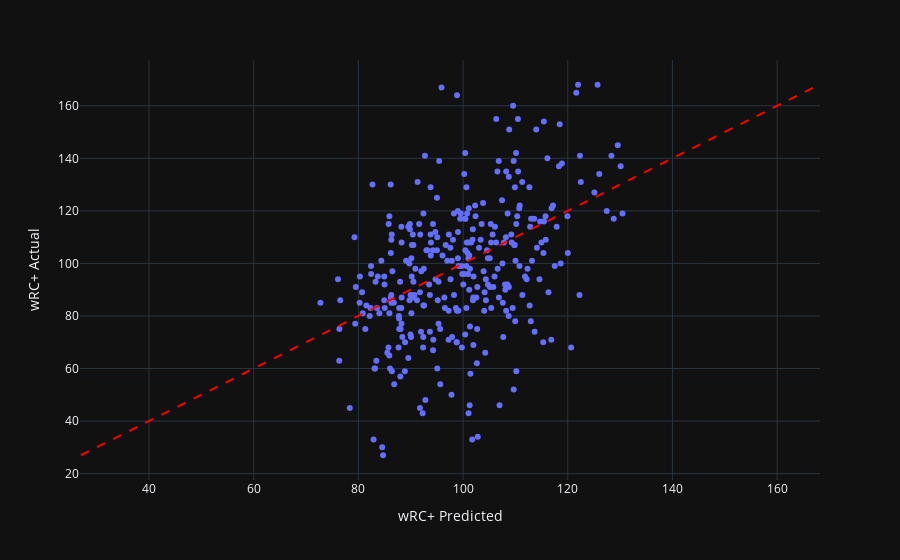

Notebook code cell kept with this figure:
### Code cell
baseball_data_train_and_plot(data)

### Figure 1 — Plotly figure (JSON) as saved in the notebook; plotly's stock layout.template omitted (floating-point values rounded to 4 significant figures; data arrays with more than 128 entries replaced by an {"elided": "..."} marker saying what was removed)
{"data": [{"hovertemplate": "wRC+ Predicted=%{x}<br>wRC+ Actual=%{y}<extra></extra>", "legendgroup": "", "marker": {"color": "#636efa", "symbol": "circle"}, "mode": "markers", "name": "", "orientation": "v", "showlegend": false, "type": "scatter", "x": {"elided": "322 float values"}, "xaxis": "x", "y": {"elided": "322 int values"}, "yaxis": "y"}], "layout": {"legend": {"tracegroupgap": 0}, "margin": {"t": 60}, "shapes": [{"line": {"color": "red", "dash": "dash"}, "type": "line", "x0": 27, "x1": 168, "y0": 27, "y1": 168}], "xaxis": {"anchor": "y", "domain": [0, 1], "title": {"text": "wRC+ Predicted"}}, "yaxis": {"anchor": "x", "domain": [0, 1], "title": {"text": "wRC+ Actual"}}}}
